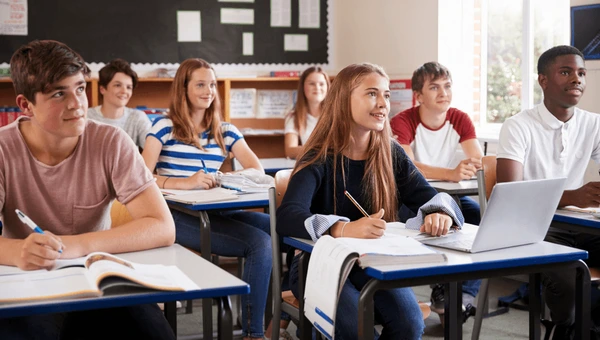
#> input picture images/images_test.webp, 600 x 340 px, found by its file name
$ python detection_statics_image.py
#> lines starting #> are read from the running program, lines starting #| are printed output that depends on the picture; after the words box and inside, x2 and y2 are one past the last pixel; in counts of white or black regions, pixels touching at a corner belong together
"https://opencv.org/get-started/"
"https://app.datacamp.com/workspace/w/8bc53cfc-f998-4e87-9924-888f0993c2ce/edit"
import cv2
import matplotlib.pyplot as plt


img = cv2.imread("images\images_test.webp")
#> img is the input picture: shape (340, 600, 3); mean B, G, R 112.6, 115.2, 131.9

gray_image = cv2.cvtColor(img, cv2.COLOR_BGR2GRAY)
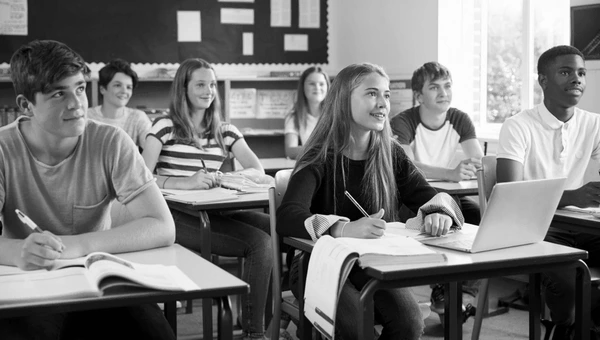
#> gray_image: shape (340, 600); min 0, max 255, mean 119.9

face_classifier = cv2.CascadeClassifier(cv2.data.haarcascades + "haarcascade_frontalface_default.xml") #create cre-trained Haar Cascade classifier (built-in vy openCV)

face = face_classifier.detectMultiScale(gray_image, scaleFactor=1.1, minNeighbors=5, minSize=(10, 10))
#> face = [[303, 72, 28, 28], [107, 74, 31, 31], [425, 74, 34, 34], [557, 58, 37, 37], [186, 69, 38, 38], [348, 74, 54, 54]]
print("Face Detected: ", face)
#| Face Detected:  [[303  72  28  28]
#|  [107  74  31  31]
#|  [425  74  34  34]
#|  [557  58  37  37]
#|  [186  69  38  38]
#|  [348  74  54  54]]
for (x, y, w, h) in face:
    cv2.rectangle(img, (x, y), (x + w, y + h), (0, 0, 255), 2)
#> this loop made 6 passes
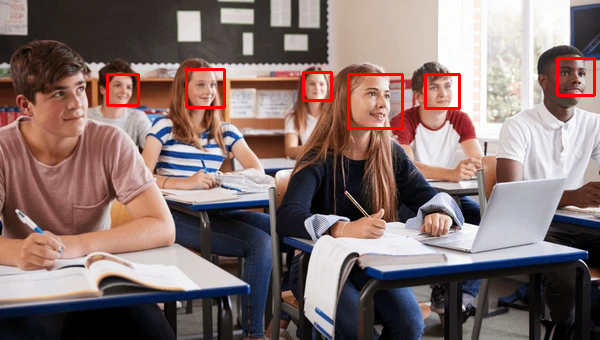
#> img: shape (340, 600, 3); 1.29% of pixels changed, all inside (x1, y1, x2, y2) = (106, 57, 596, 130)


img_rgb = cv2.cvtColor(img, cv2.COLOR_BGR2RGB)
plt.figure(figsize=(20,10))
plt.imshow(img_rgb)
plt.axis('off')
plt.show()
#cv2.imshow("Display window", img)
#k = cv2.waitKey(0) # Wait for a keystroke in the window
print("end")
